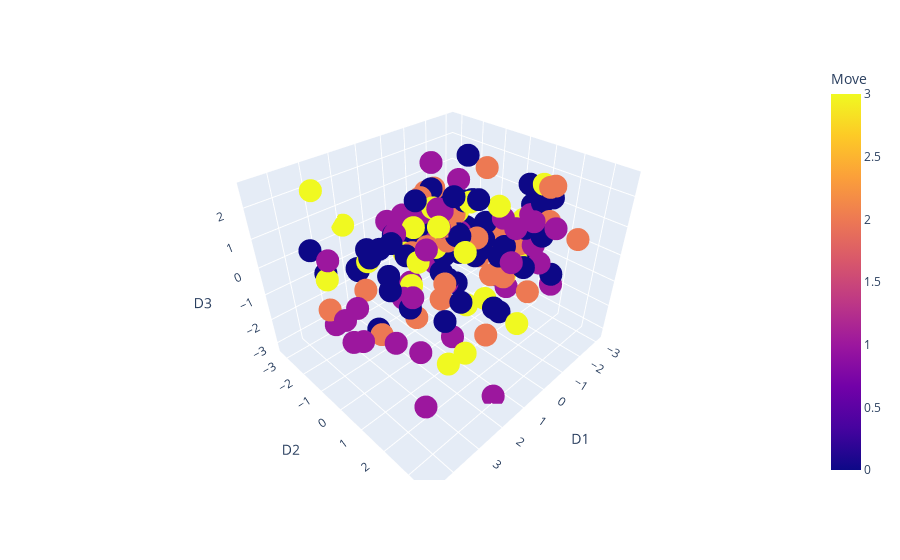

Source (notebook cell):
### Code cell
import pandas as pd
import numpy as np
from sklearn.preprocessing import StandardScaler, LabelEncoder
from sklearn.neighbors import KNeighborsRegressor
from sklearn.model_selection import train_test_split
from sklearn.cluster import KMeans
from sklearn.metrics import silhouette_score
import plotly.express as px
import plotly.graph_objects as go

data = pd.read_csv("Dime_allMoves_08_23.csv")

X = data[["D1", "D2", "D3", "D4"]]
y = data["Fqgen"]

scaler = StandardScaler()
X_norm = scaler.fit_transform(X)

le = LabelEncoder()
data["SelfRank"] = le.fit_transform(data["SelfRank"])

# training and testing sets
X_train, X_test, y_train, y_test = train_test_split(X_norm, y, test_size=0.3, random_state=42)

# KNN model
knn = KNeighborsRegressor(n_neighbors=5)
knn.fit(X_train, y_train)

y_pred = knn.predict(X_test)

mse = np.mean((y_test - y_pred)**2)
print(mse)

# K-means clustering model
kmeans = KMeans(n_clusters=3)
kmeans.fit(X_norm)

sil_score = silhouette_score(X_norm, kmeans.labels_)
print(sil_score)

# 3D scatter plot for each SelfRank group
for sr_group in range(4):
    fig = px.scatter_3d(data[data["SelfRank"] == sr_group], x="D1", y="D2", z="D3", color="Move")
    fig.show()

### Figure 1 — Plotly figure (JSON) as saved in the notebook; plotly's stock layout.template omitted (floating-point values rounded to 4 significant figures; data arrays with more than 128 entries replaced by an {"elided": "..."} marker saying what was removed)
{"data": [{"hovertemplate": "D1=%{x}<br>D2=%{y}<br>D3=%{z}<br>Move=%{marker.color}<extra></extra>", "legendgroup": "", "marker": {"color": {"elided": "164 int values"}, "coloraxis": "coloraxis", "symbol": "circle"}, "mode": "markers", "name": "", "scene": "scene", "showlegend": false, "type": "scatter3d", "x": {"elided": "164 float values"}, "y": {"elided": "164 float values"}, "z": {"elided": "164 float values"}}], "layout": {"coloraxis": {"colorbar": {"title": {"text": "Move"}}, "colorscale": [[0, "#0d0887"], [0.1111, "#46039f"], [0.2222, "#7201a8"], [0.3333, "#9c179e"], [0.4444, "#bd3786"], [0.5556, "#d8576b"], [0.6667, "#ed7953"], [0.7778, "#fb9f3a"], [0.8889, "#fdca26"], [1, "#f0f921"]]}, "legend": {"tracegroupgap": 0}, "margin": {"t": 60}, "scene": {"domain": {"x": [0, 1], "y": [0, 1]}, "xaxis": {"title": {"text": "D1"}}, "yaxis": {"title": {"text": "D2"}}, "zaxis": {"title": {"text": "D3"}}}}}
